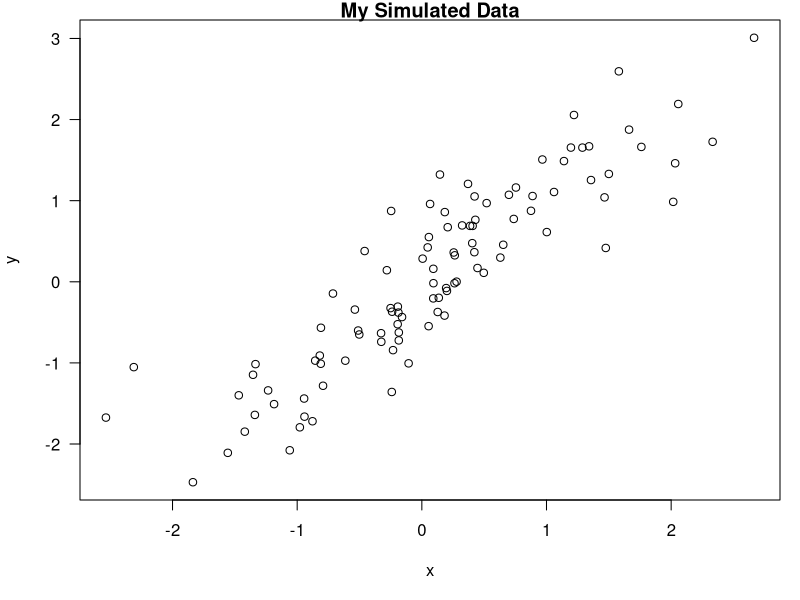

Reproduce this figure in R.
## ---- chunk 1
#for output with lots of columns
options(width = 300)

## ---- chunk 2
# ![Caption for the picture.](/path/to/image.png)
# OR  
# ![Caption for the picture.](/path/to/image.png){#id .class width=30 height=20px}
#knitr::include_graphics("temp.png")
## ---- chunk 3
summary(cars$dist)
summary(cars$speed)
## ---- chunk 4
#hide warnings from library warnings
## ---- chunk 5
summary(cars$dist)
summary(cars$speed)
## ---- chunk 6
summary(cars$dist)
summary(cars$speed)
## ---- chunk 7
x <- rnorm(100); y <- x + rnorm(100, sd = 0.5)
## ---- chunk 8
par(mar = c(5,4,1,1), las = 1)
plot(x,y, main = "My Simulated Data")
## ---- chunk 9
knitr::kable(mtcars[1:10,])
